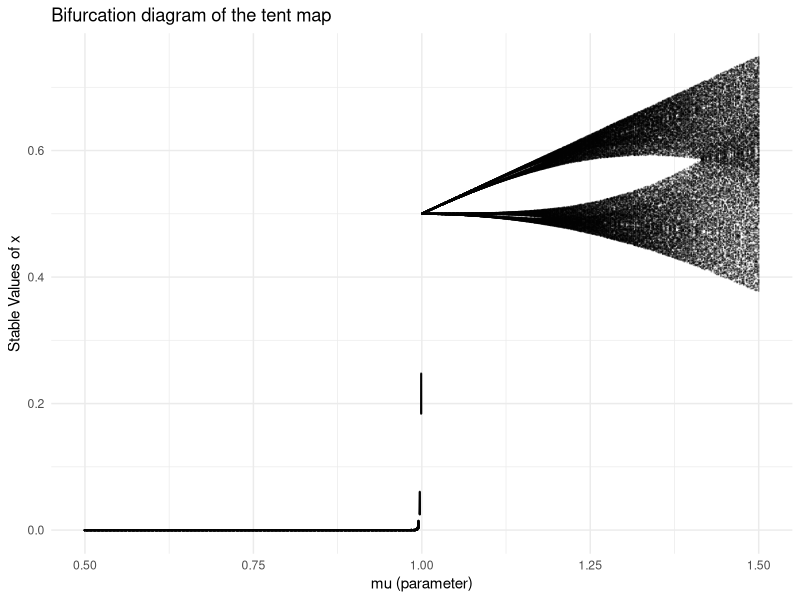
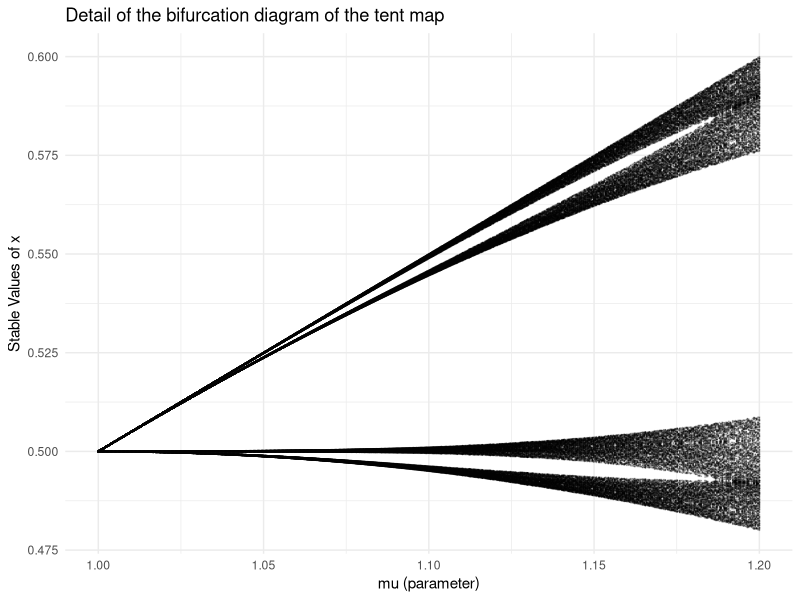

Recreate these plots in R, in order.

# Load necessary libraries
library(tidyverse)

# Define the tent map function
tent_map <- function(x, mu) {
  return(min(mu * x, mu * (1 - x)))
}

# Generate bifurcation data
generate_bifurcation <- function(mu_min, mu_max, mu_steps, x0 = 0.5, n_iter = 1000, n_keep = 300) {
  mu_values <- seq(mu_min, mu_max, length.out = mu_steps)
  bifurcation_data <- data.frame()
  
  for (mu in mu_values) {
    x <- numeric(n_iter)
    x[1] <- x0  # Initial condition
    
    # Iterate the tent equation
    for (i in 2:n_iter) {
      x[i] <- tent_map(x[i - 1], mu)
    }
    
    # Store only the last 'n_keep' points (to remove transients)
    temp_df <- data.frame(mu = rep(mu, n_keep), x = tail(x, n_keep))
    bifurcation_data <- rbind(bifurcation_data, temp_df)
  }
  
  return(bifurcation_data)
}

# Generate the bifurcation data
bif_data <- generate_bifurcation(mu_min = 0.5, mu_max = 1.5, mu_steps = 500)


png("Figures_videos/Assignment_sheet_1/bifurcation_tent_map.png",
    width = 500*4, # The width of the plot in inches
    height = 520*4, res=300)

# Plot the bifurcation diagram
ggplot(bif_data, aes(x = mu, y = x)) +
  geom_point(color = "black", alpha = 0.2, size = 0.1) +
  labs(title = "Bifurcation diagram of the tent map",
       x = "mu (parameter)",
       y = "Stable Values of x") +
  theme_minimal()

dev.off()


bif_data2 <- generate_bifurcation(mu_min = 1, mu_max = 1.2, mu_steps = 500)


png("Figures_videos/Assignment_sheet_1/bifurcation_tent_map.png",
    width = 500*4, # The width of the plot in inches
    height = 520*4, res=300)

# Plot the bifurcation diagram
ggplot(bif_data2, aes(x = mu, y = x)) +
  geom_point(color = "black", alpha = 0.2, size = 0.1) +
  labs(title = "Detail of the bifurcation diagram of the tent map",
       x = "mu (parameter)",
       y = "Stable Values of x") +
  theme_minimal()

dev.off()
